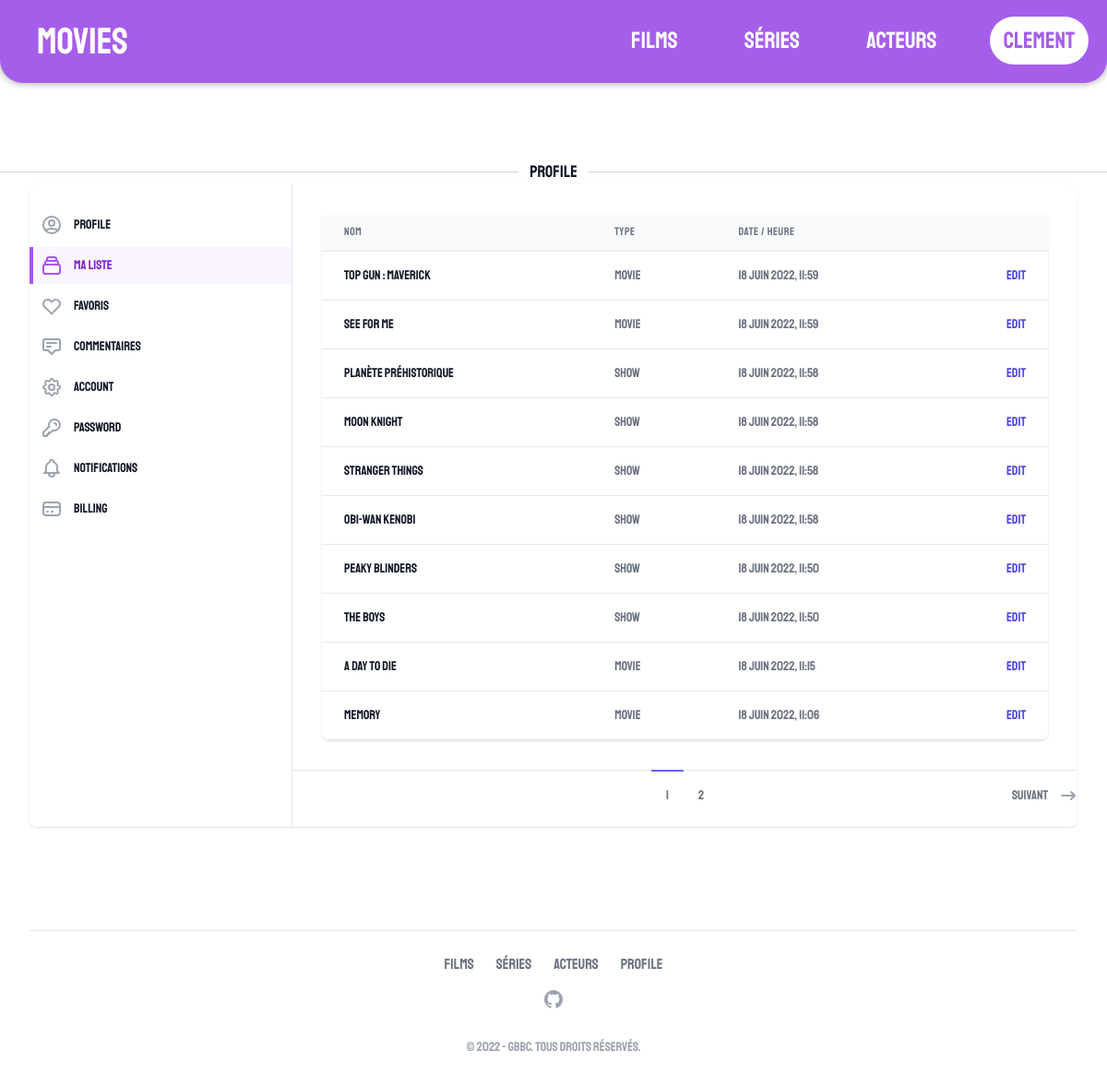
Page /watchlist/ (signed in) on the earlier database version.
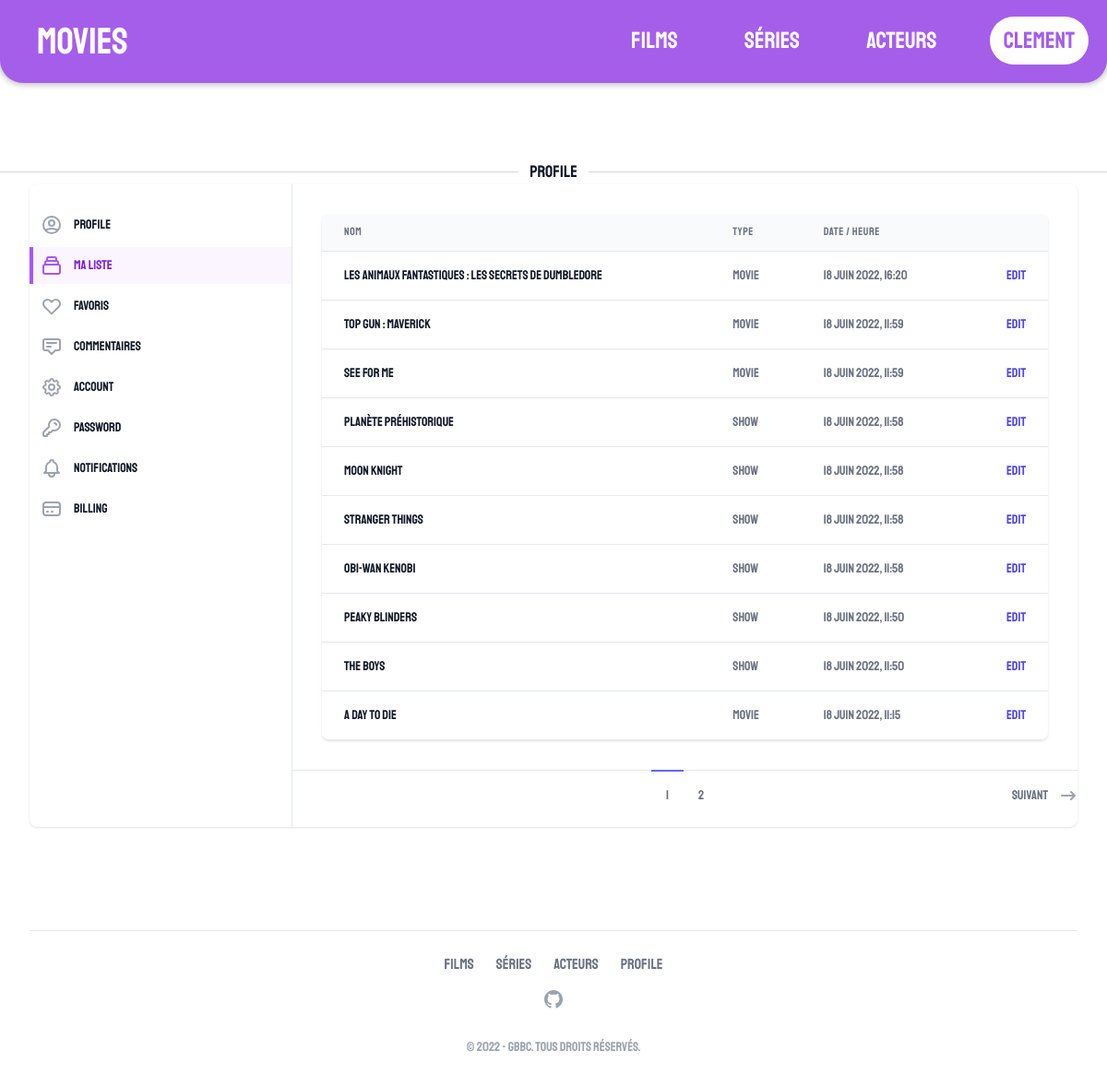
Same page on the later database version.
### management/models.py (models this page shows, shortened)
class Watched(models.Model):
    user = models.ForeignKey(User, on_delete=models.CASCADE)
    name = models.CharField(max_length=200)
    media_id = models.IntegerField()
    media_type = models.CharField(max_length=5,choices=MediaType.choices,default=MediaType.Movie)
    pub_date = models.DateTimeField('date published',auto_now=True)
    class Meta:
        verbose_name = "Visionnage"
        verbose_name_plural = "Visionnés"

### management/views.py (the view)
class WatchlistPageView(ListView):
    template_name = TEMPLATE_BASE + 'account/watchlist.html'
    context_object_name = 'watched'
    paginate_by = 10
    def get_queryset(self):
        return Watched.objects.filter(user=self.request.user).order_by('-pub_date')

### templates/pages/management/account/watchlist.html (shortened to what this page needs)
{% extends './account.html' %}
{% block management %}
<div class="flex flex-col p-8">
    <div class="-my-2 overflow-x-auto sm:-mx-6 lg:-mx-8">
        <div class="py-2 align-middle inline-block min-w-full sm:px-6 lg:px-8">
            <div class="shadow overflow-hidden border-b border-gray-200 sm:rounded-lg">
                <table class="min-w-full divide-y divide-gray-200">
                    <thead class="bg-gray-50">
                        <tr>
                            <th scope="col"
                                class="px-6 py-3 text-left text-xs font-medium text-gray-500 uppercase tracking-wider">
                                Nom
                            </th>
                            <th scope="col"
                                class="px-6 py-3 text-left text-xs font-medium text-gray-500 uppercase tracking-wider">
                                Type
                            </th>
                            <th scope="col"
                                class="px-6 py-3 text-left text-xs font-medium text-gray-500 uppercase tracking-wider">
                                Date / Heure
                            </th>
                            <th scope="col" class="relative px-6 py-3">
                            </th>
                        </tr>
                    </thead>
                    <tbody class="bg-white divide-y divide-gray-200">
                        {% for media in watched %}
                        <tr>
                            <td class="px-6 py-4 whitespace-nowrap text-sm font-medium text-gray-900">
                                {{media.name}}
                            </td>
                            <td class="px-6 py-4 whitespace-nowrap text-sm text-gray-500">
                                {{media.media_type}}
                            </td>
                            <td class="px-6 py-4 whitespace-nowrap text-sm text-gray-500">
                                {{media.pub_date|date}}, {{media.pub_date|time}}
                            </td>
                            <td class="px-6 py-4 whitespace-nowrap text-right text-sm font-medium">
                                <a href="{% url media.media_type|add:'s'|add:':detail' media.media_id %}"
                                    class="text-indigo-600 hover:text-indigo-900">Edit</a>
                            </td>
                        </tr>
                        {% endfor %}
                    </tbody>
                </table>
            </div>
        </div>
        <div class="pt-6">
            {% include 'generic/pagination.html' %}
        </div>
    </div>
</div>
{% endblock %}

Differences in the rows shown:
no longer on this page (row unchanged): Watched: name "Memory", media_type "movie", pub_date "18 juin 2022", pub_date "11:06"
added Watched: name "Les Animaux fantastiques : Les Secrets de Dumbledore", media_type "movie", pub_date "18 juin 2022", pub_date "16:20"
